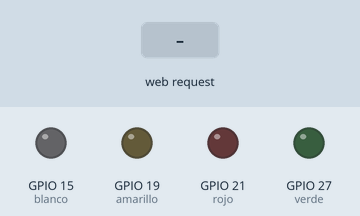
A sketch run on a simulated ESP32. On the bench: output pins drawn as LEDs (lit = HIGH). The test bench sets the inputs (shaded band). WiFi joins after 1.5 s; servers stay silent unless stated; what the sketch prints to the serial monitor is not drawn.

Above: at 2.7 s.
2.8 s: HTTP request GET /onV received
At 3.5 s:
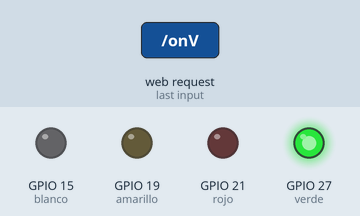
4.3 s: HTTP request GET /onB received
At 4.7 s:
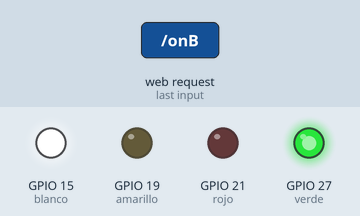
5.8 s: HTTP request GET /offV received
At 7.0 s:
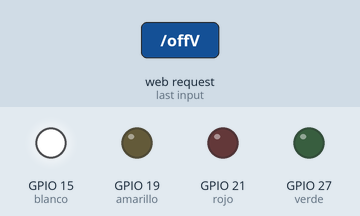
7.3 s: HTTP request GET /onR received
At 8.1 s:
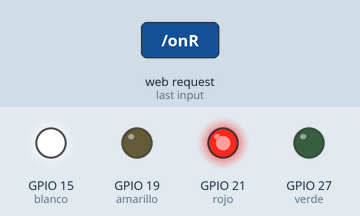
8.8 s: HTTP request GET /offB received
At 9.3 s:
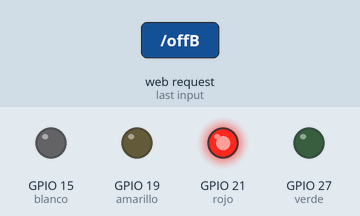
10.3 s: HTTP request GET /onA received
At 11.6 s:
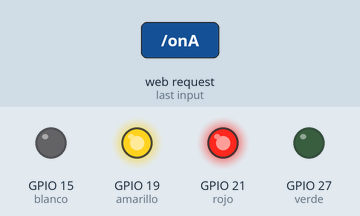
Timing chart, 0 to 12.8 s (numbered marks = the images above; inputs shaded):
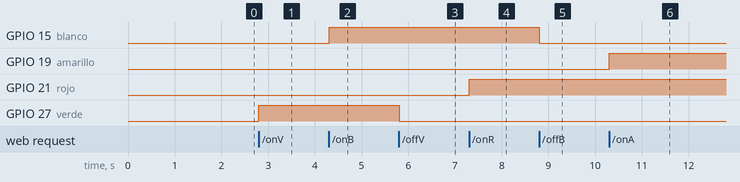

The sketch:

ESP_32_CONTROL_DE_LEDS_MEDIANTE_PAGINA.ino
```cpp
#include <WiFi.h>

//------------------Servidor Web en puerto 80---------------------

WiFiServer server(80);

//---------------------Credenciales de WiFi-----------------------

const char* ssid     = "MALUPONTON";
const char* password = "Paulette20";

//---------------------VARIABLES GLOBALES-------------------------
int contconexion = 0;

String header; // Variable para guardar el HTTP request

String estadoSalida = "off";

const int verde = 27;
const int blanco =15;
const int rojo =21;
const int amarillo =19;

//------------------------CODIGO HTML------------------------------
String pagina = "<!DOCTYPE html>"
"<html>"
"<head>"
"<meta charset='utf-8' />"
"<title>Servidor Web ESP32</title>"
"</head>"
"<body style='background-color: rgb(134, 228, 223);'>"
"<center>"
"<h1>Servidor Web ESP32</h1>"

"<h2>Foco Verde</h2>"
"<p><a href='/onV'><button style='height:50px;width:100px;background-color: chartreuse'>ON</button></a></p>"
"<p><a href='/offV'><button style='height:50px;width:100px;background-color: chartreuse'>OFF</button></a></p>"
"<div></div>"
"<h2>Foco Blanco</h2>"
"<p><a href='/onB'><button style='height:50px;width:100px;background-color: cornsilk'>ON</button></a></p>"
"<p><a href='/offB'><button style='height:50px;width:100px;background-color: cornsilk'>OFF</button></a></p>"
"<div></div>"
"<h2>Foco Rojo</h2>"
"<p><a href='/onR'><button style='height:50px;width:100px;background-color: crimson'>ON</button></a></p>"
"<p><a href='/offR'><button style='height:50px;width:100px;background-color: crimson'>OFF</button></a></p>"
"<div></div>"
"<h2>Foco Amarillo</h2>"
"<p><a href='/onA'><button style='height:50px;width:100px;background-color: rgb(253, 237, 8);'>ON</button></a></p>"
"<p><a href='/offA'><button style='height:50px;width:100px;background-color: rgb(255, 239, 10);'>OFF</button></a></p>"
"</center>"
"</body>"
"</html>";


//---------------------------SETUP--------------------------------
void setup() {
  Serial.begin(115200);
  Serial.println("");

  pinMode(verde, OUTPUT);
  pinMode(blanco, OUTPUT);
  pinMode(rojo, OUTPUT);
  pinMode(amarillo, OUTPUT);
  digitalWrite(verde, LOW);
  digitalWrite(blanco, LOW);
  digitalWrite(rojo, LOW);
  digitalWrite(amarillo, LOW);

  // Conexión WIFI
  WiFi.begin(ssid, password);
  //Cuenta hasta 50 si no se puede conectar lo cancela
  while (WiFi.status() != WL_CONNECTED and contconexion <50) {
    ++contconexion;
    delay(500);
    Serial.print(".");
  }
  if (contconexion <50) {

      Serial.println("");
      Serial.println("WiFi conectado");
      Serial.println(WiFi.localIP());
      server.begin(); // iniciamos el servidor
  }
  else {
      Serial.println("");
      Serial.println("Error de conexion");
  }
}

//----------------------------LOOP----------------------------------

void loop(){
  WiFiClient client = server.available();   // Escucha a los clientes entrantes

  if (client) {                             // Si se conecta un nuevo cliente
    Serial.println("New Client.");          //
    String currentLine = "";                //
    while (client.connected()) {            // loop mientras el cliente está conectado
      if (client.available()) {             // si hay bytes para leer desde el cliente
        char c = client.read();             // lee un byte
        Serial.write(c);                    // imprime ese byte en el monitor serial
        header += c;
        if (c == '\n') {                    // si el byte es un caracter de salto de linea
          // si la nueva linea está en blanco significa que es el fin del
          // HTTP request del cliente, entonces respondemos:
          if (currentLine.length() == 0) {
            client.println("HTTP/1.1 200 OK");
            client.println("Content-type:text/html");
            client.println("Connection: close");
            client.println();

            // enciende y apaga el GPIO
            if (header.indexOf("GET /onV") >= 0) {
              Serial.println("GPIO onV");
              estadoSalida = "on";
              digitalWrite(verde, HIGH);
            } else if (header.indexOf("GET /offV") >= 0) {
              Serial.println("GPIO offV");
              estadoSalida = "off";
              digitalWrite(verde, LOW);
            } else if (header.indexOf("GET /onB") >= 0) {
              Serial.println("GPIO onB");
              estadoSalida = "on";
              digitalWrite(blanco, HIGH);
            } else if (header.indexOf("GET /offB") >= 0) {
              Serial.println("GPIO off");
              estadoSalida = "offB";
              digitalWrite(blanco, LOW);
            } else if (header.indexOf("GET /onR") >= 0) {
              Serial.println("GPIO onR");
              estadoSalida = "on";
              digitalWrite(rojo, HIGH);
            } else if (header.indexOf("GET /offR") >= 0) {
              Serial.println("GPIO offR");
              estadoSalida = "off";
              digitalWrite(rojo, LOW);
            } else if (header.indexOf("GET /onA") >= 0) {
              Serial.println("GPIO onA");
              estadoSalida = "on";
              digitalWrite(amarillo, HIGH);
            } else if (header.indexOf("GET /offA") >= 0) {
              Serial.println("GPIO off");
              estadoSalida = "offA";
              digitalWrite(amarillo, LOW);
            }


            // Muestra la página web
            client.println(pagina);

            // la respuesta HTTP temina con una linea en blanco
            client.println();
            break;
          } else { // si tenemos una nueva linea limpiamos currentLine
            currentLine = "";
          }
        } else if (c != '\r') {  // si C es distinto al caracter de retorno de carro
          currentLine += c;      // lo agrega al final de currentLine
        }
      }
    }
    // Limpiamos la variable header
    header = "";
    // Cerramos la conexión
    client.stop();
    Serial.println("Client disconnected.");
    Serial.println("");
  }
}
```

Measured:
- after the input at 2.8 s, GPIO 27 (verde): LOW → HIGH at once
- after the input at 4.3 s, GPIO 15 (blanco): LOW → HIGH at once
- after the input at 5.8 s, GPIO 27 (verde): HIGH → LOW at once
- after the input at 7.3 s, GPIO 21 (rojo): LOW → HIGH at once
- after the input at 8.8 s, GPIO 15 (blanco): HIGH → LOW at once
- after the input at 10.3 s, GPIO 19 (amarillo): LOW → HIGH at once
